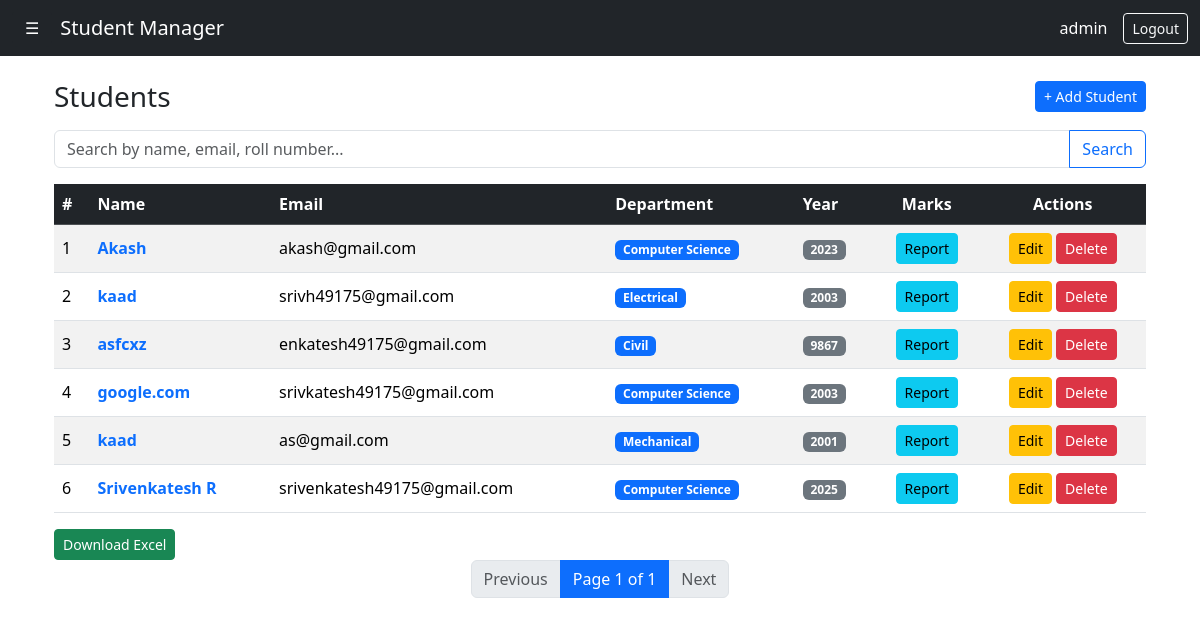
The app's page /students/ (signed in) with its own data.
### core/models.py (models this page shows, shortened)
class Student(models.Model):
    user = models.OneToOneField(
         User,
         on_delete=models.CASCADE,
         null=True,
         blank=True
    )
    DEPARTMENT_CHOICES = [
        ('CSE', 'Computer Science'),
        ('ECE', 'Electronics'),
        ('EEE', 'Electrical'),
        ('ME', 'Mechanical'),
        ('CE', 'Civil'),
    ]
    name = models.CharField(max_length=100)
    email = models.EmailField(unique=True)
    age = models.IntegerField(
        validators=[MinValueValidator(1)]
    )
    roll_number = models.CharField(max_length=20)
    department = models.CharField(max_length=100, choices=DEPARTMENT_CHOICES)
    year = models.IntegerField()
    image = models.ImageField(upload_to='students/', blank=True, null=True)
    created_at = models.DateTimeField(auto_now_add=True)

### core/views.py (the view, shortened to what this page needs)
# urls.py: path('students/', views.student_list, name='student_list'),
@login_required
@user_passes_test(is_staff_user)
def student_list(request):
    query = request.GET.get('q','')
    students = Student.objects.all().order_by('-created_at')
    paginator = Paginator(students,10)
    page_number = request.GET.get('page')
    page_obj = paginator.get_page(page_number)
    return render(request, 'core/student_list.html', {'page_obj':page_obj,'query':query})

### core/views.py (called while the page is built)
def is_staff_user(user):
    return user.is_authenticated and user.is_staff

### templates/core/student_list.html (shortened to what this page needs)
{% extends 'core/base.html' %}
{% block content %}
<div class="container mt-4">
    <div class="d-flex justify-content-between align-items-center mb-3">
        <h3 class="mb-0">Students</h3>
        {% if user.is_staff %}
            <a href="{% url 'student_create' %}" class="btn btn-primary btn-sm">
                + Add Student
            </a>
        {% endif %}
    </div>
    <form method="get" class="mb-3">
        <div class="input-group">
            <input
                type="text"
                name="q"
                class="form-control"
                placeholder="Search by name, email, roll number..."
                value="{{ query }}"
            >
            <button class="btn btn-outline-primary" type="submit">
                Search
            </button>
        </div>
    </form>
    <div class="table-responsive">
        <table class="table table-hover table-striped align-middle">
            <thead class="table-dark">
                <tr>
                    <th>#</th>
                    <th>Name</th>
                    <th>Email</th>
                    <th>Department</th>
                    <th>Year</th>
                    <th class="text-center">Marks</th>
                    {% if user.is_staff %}
                        <th class="text-center">Actions</th>
                    {% endif %}
                </tr>
            </thead>
            <tbody>
                {% for student in page_obj %}
                <tr>
                    <td>{{ forloop.counter }}</td>
                    <td>
                        <a href="{% url 'student_detail' student.id %}"
                           class="fw-semibold text-decoration-none">
                            {{ student.name }}
                        </a>
                    </td>
                    <td>{{ student.email }}</td>
                    <td>
                        <span class="badge bg-primary">
                            {{ student.get_department_display }}
                        </span>
                    </td>
                    <td>
                        <span class="badge bg-secondary">
                            {{ student.year }}
                        </span>
                    </td>
                    <td class="text-center">
                        <a href="{% url 'student_report' student.id %}"
                            class="btn btn-info btn-sm">
                            Report
                        </a>
                    </td>
                    {% if user.is_staff %}
                    <td class="text-center">
                        <a href="{% url 'student_update' student.id %}"
                           class="btn btn-warning btn-sm">
                            Edit
                        </a>
                        <a href="{% url 'student_delete' student.id %}"
                           class="btn btn-danger btn-sm">
                            Delete
                        </a>
                    </td>
                    {% endif %}
                </tr>
                {% empty %}
                <tr>
                    <td colspan="6" class="text-center text-muted">
                        No students found
                    </td>
                </tr>
                {% endfor %}
            </tbody>
        </table>
    </div>
    {% if user.is_staff %}
        <a href="{% url 'export_all_students_excel' %}"
        class="btn btn-success btn-sm">
        Download Excel
        </a>
        {% endif %}
    <nav aria-label="Student list pagination">
        <ul class="pagination justify-content-center">
            {% if page_obj.has_previous %}
                <li class="page-item">
                    <a class="page-link"
                       href="?q={{ query }}&page={{ page_obj.previous_page_number }}">
                        Previous
                    </a>
                </li>
            {% else %}
                <li class="page-item disabled">
                    <span class="page-link">Previous</span>
                </li>
            {% endif %}
            <li class="page-item active">
                <span class="page-link">
                    Page {{ page_obj.number }} of {{ page_obj.paginator.num_pages }}
                </span>
            </li>
            {% if page_obj.has_next %}
                <li class="page-item">
                    <a class="page-link"
                       href="?q={{ query }}&page={{ page_obj.next_page_number }}">
                        Next
                    </a>
                </li>
            {% else %}
                <li class="page-item disabled">
                    <span class="page-link">Next</span>
                </li>
            {% endif %}
        </ul>
    </nav>
</div>
{% endblock %}

### templates/core/base.html (shortened to what this page needs)
<!DOCTYPE html>
<html lang="en">
<head>
    <link href="https://cdn.jsdelivr.net/npm/bootstrap@5.3.2/dist/css/bootstrap.min.css" rel="stylesheet">
</head>
<body>
<nav class="navbar navbar-dark bg-dark">
    <div class="container-fluid">
        <button class="btn btn-dark"
                type="button"
                data-bs-toggle="offcanvas"
                data-bs-target="#sidebar"
                aria-controls="sidebar">
            ☰
        </button>
        <a class="navbar-brand ms-2" href="{% url 'home' %}">
            Student Manager
        </a>
        <div class="d-flex align-items-center ms-auto">
            {% if user.is_authenticated %}
                <span class="text-white me-3">
                    {{ user.username }}
                </span>
                <form method="post" action="{% url 'logout' %}" class="mb-0">
                    <button class="btn btn-outline-light btn-sm">
                        Logout
                    </button>
                </form>
            {% else %}
                <a href="{% url 'login' %}" class="btn btn-outline-light btn-sm">
                    Login
                </a>
            {% endif %}
        </div>
    </div>
</nav>
<div class="container">
    {% block content %}{% endblock %}
</div>
</body>
</html>

### records on screen
Student: name "Akash", email "akash@gmail.com", department "Computer Science", year "2023"
Student: name "kaad", email "srivh49175@gmail.com", department "Electrical", year "2003"
Student: name "asfcxz", email "enkatesh49175@gmail.com", department "Civil", year "9867"
Student: name "google.com", email "srivkatesh49175@gmail.com", department "Computer Science", year "2003"
Student: name "kaad", email "as@gmail.com", department "Mechanical", year "2001"
Student: name "Srivenkatesh R", email "srivenkatesh49175@gmail.com", department "Computer Science", year "2025"

### other values on screen
{{ user.username }} "admin"
{{ page_obj.number }} "1"
{{ page_obj.paginator.num_pages }} "1"
